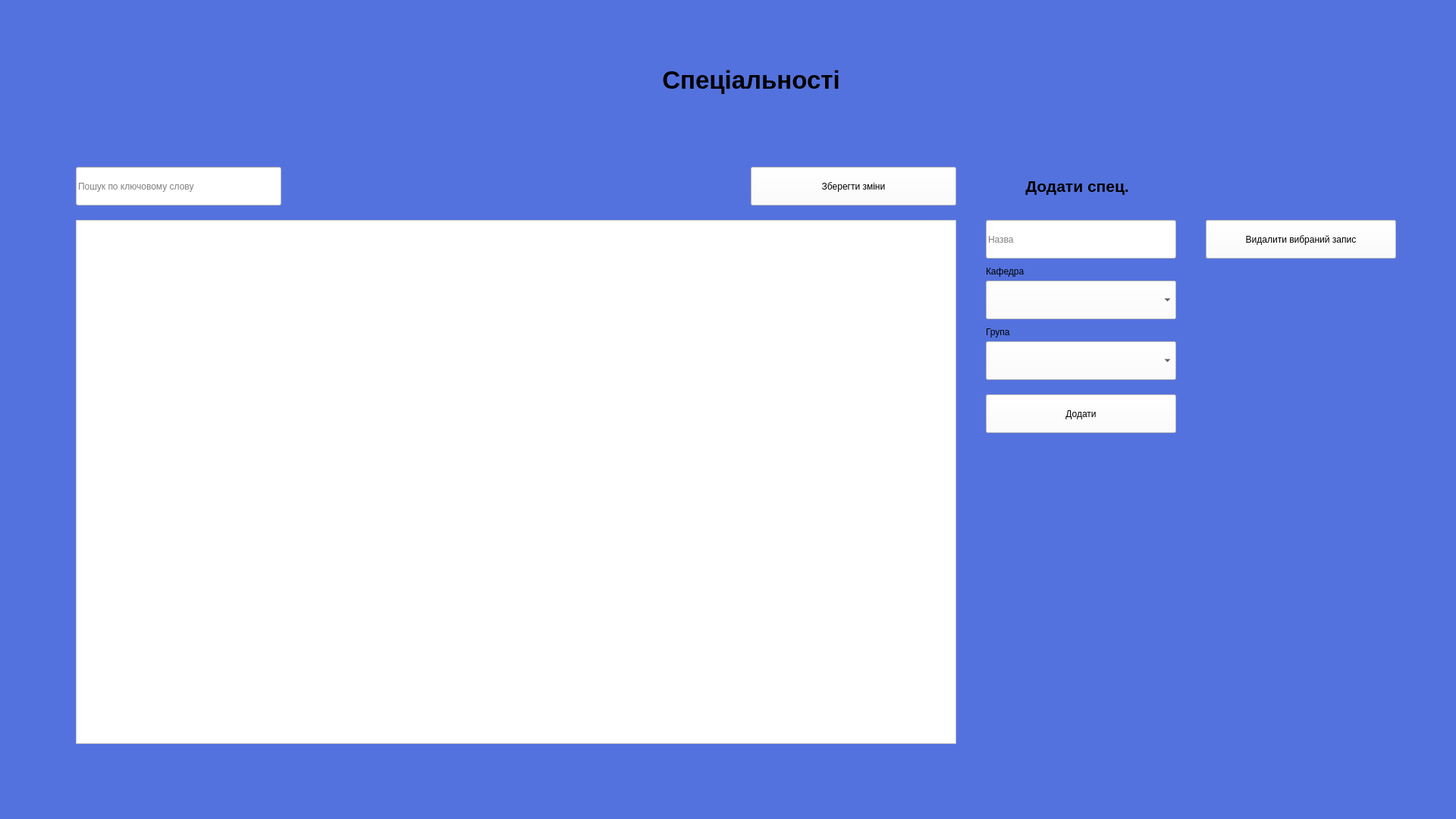
<?xml version="1.0" encoding="UTF-8"?>
<ui version="4.0">
 <class>Management</class>
 <widget class="QMainWindow" name="Management">
  <property name="geometry">
   <rect>
    <x>0</x>
    <y>0</y>
    <width>1920</width>
    <height>1080</height>
   </rect>
  </property>
  <property name="windowTitle">
   <string>Керування БД</string>
  </property>
  <property name="windowIcon">
   <iconset>
    <normaloff>../Downloads/symvolika-1.png</normaloff>../Downloads/symvolika-1.png</iconset>
  </property>
  <property name="styleSheet">
   <string notr="true">background: #5472DE;
background-image: url(:/newPrefix/649eb8ca76c20 (1).png);</string>
  </property>
  <widget class="QWidget" name="centralwidget">
   <widget class="QLabel" name="label_3">
    <property name="geometry">
     <rect>
      <x>620</x>
      <y>50</y>
      <width>741</width>
      <height>111</height>
     </rect>
    </property>
    <property name="font">
     <font>
      <family>Arial</family>
      <pointsize>25</pointsize>
      <weight>75</weight>
      <bold>true</bold>
     </font>
    </property>
    <property name="autoFillBackground">
     <bool>false</bool>
    </property>
    <property name="styleSheet">
     <string notr="true">background: transparent;</string>
    </property>
    <property name="text">
     <string>Спеціальності</string>
    </property>
    <property name="textFormat">
     <enum>Qt::AutoText</enum>
    </property>
    <property name="alignment">
     <set>Qt::AlignCenter</set>
    </property>
   </widget>
   <widget class="QLineEdit" name="lineEdit_16">
    <property name="geometry">
     <rect>
      <x>1300</x>
      <y>290</y>
      <width>251</width>
      <height>51</height>
     </rect>
    </property>
    <property name="styleSheet">
     <string notr="true">background-color: rgb(255, 255, 255);</string>
    </property>
    <property name="placeholderText">
     <string>Назва</string>
    </property>
   </widget>
   <widget class="QLabel" name="label_9">
    <property name="geometry">
     <rect>
      <x>1280</x>
      <y>190</y>
      <width>281</width>
      <height>111</height>
     </rect>
    </property>
    <property name="font">
     <font>
      <family>Arial</family>
      <pointsize>16</pointsize>
      <weight>75</weight>
      <bold>true</bold>
     </font>
    </property>
    <property name="autoFillBackground">
     <bool>false</bool>
    </property>
    <property name="styleSheet">
     <string notr="true">background: transparent;</string>
    </property>
    <property name="text">
     <string>Додати спец.</string>
    </property>
    <property name="textFormat">
     <enum>Qt::AutoText</enum>
    </property>
    <property name="alignment">
     <set>Qt::AlignCenter</set>
    </property>
   </widget>
   <widget class="QLineEdit" name="lineEdit_6">
    <property name="geometry">
     <rect>
      <x>100</x>
      <y>220</y>
      <width>271</width>
      <height>51</height>
     </rect>
    </property>
    <property name="styleSheet">
     <string notr="true">background-color: rgb(255, 255, 255);</string>
    </property>
    <property name="placeholderText">
     <string>Пошук по ключовому слову</string>
    </property>
   </widget>
   <widget class="QPushButton" name="pushButton_16">
    <property name="geometry">
     <rect>
      <x>1300</x>
      <y>520</y>
      <width>251</width>
      <height>51</height>
     </rect>
    </property>
    <property name="styleSheet">
     <string notr="true">background-color: rgb(255, 255, 255);</string>
    </property>
    <property name="text">
     <string>Додати</string>
    </property>
   </widget>
   <widget class="QPushButton" name="pushButton_18">
    <property name="geometry">
     <rect>
      <x>990</x>
      <y>220</y>
      <width>271</width>
      <height>51</height>
     </rect>
    </property>
    <property name="styleSheet">
     <string notr="true">background-color: rgb(255, 255, 255);</string>
    </property>
    <property name="text">
     <string>Зберегти зміни</string>
    </property>
   </widget>
   <widget class="QTableWidget" name="tableWidget_2">
    <property name="geometry">
     <rect>
      <x>100</x>
      <y>290</y>
      <width>1161</width>
      <height>691</height>
     </rect>
    </property>
    <property name="styleSheet">
     <string notr="true">background-color: rgb(255, 255, 255);</string>
    </property>
    <property name="showGrid">
     <bool>true</bool>
    </property>
    <property name="sortingEnabled">
     <bool>true</bool>
    </property>
    <property name="wordWrap">
     <bool>false</bool>
    </property>
    <property name="rowCount">
     <number>0</number>
    </property>
    <property name="columnCount">
     <number>0</number>
    </property>
    <attribute name="horizontalHeaderCascadingSectionResizes">
     <bool>false</bool>
    </attribute>
   </widget>
   <widget class="QPushButton" name="pushButton_17">
    <property name="geometry">
     <rect>
      <x>1590</x>
      <y>290</y>
      <width>251</width>
      <height>51</height>
     </rect>
    </property>
    <property name="styleSheet">
     <string notr="true">background-color: rgb(255, 255, 255);</string>
    </property>
    <property name="text">
     <string>Видалити вибраний запис</string>
    </property>
   </widget>
   <widget class="QComboBox" name="comboBox_4">
    <property name="geometry">
     <rect>
      <x>1300</x>
      <y>370</y>
      <width>251</width>
      <height>51</height>
     </rect>
    </property>
    <property name="styleSheet">
     <string notr="true">background-color: rgb(255, 255, 255);</string>
    </property>
   </widget>
   <widget class="QLabel" name="label">
    <property name="geometry">
     <rect>
      <x>1300</x>
      <y>350</y>
      <width>101</width>
      <height>16</height>
     </rect>
    </property>
    <property name="text">
     <string>Кафедра</string>
    </property>
   </widget>
   <widget class="QComboBox" name="comboBox_5">
    <property name="geometry">
     <rect>
      <x>1300</x>
      <y>450</y>
      <width>251</width>
      <height>51</height>
     </rect>
    </property>
    <property name="styleSheet">
     <string notr="true">background-color: rgb(255, 255, 255);</string>
    </property>
   </widget>
   <widget class="QLabel" name="label_2">
    <property name="geometry">
     <rect>
      <x>1300</x>
      <y>430</y>
      <width>101</width>
      <height>16</height>
     </rect>
    </property>
    <property name="text">
     <string>Група</string>
    </property>
   </widget>
  </widget>
 </widget>
 <resources>
  <include location="image.qrc"/>
 </resources>
 <connections/>
</ui>
